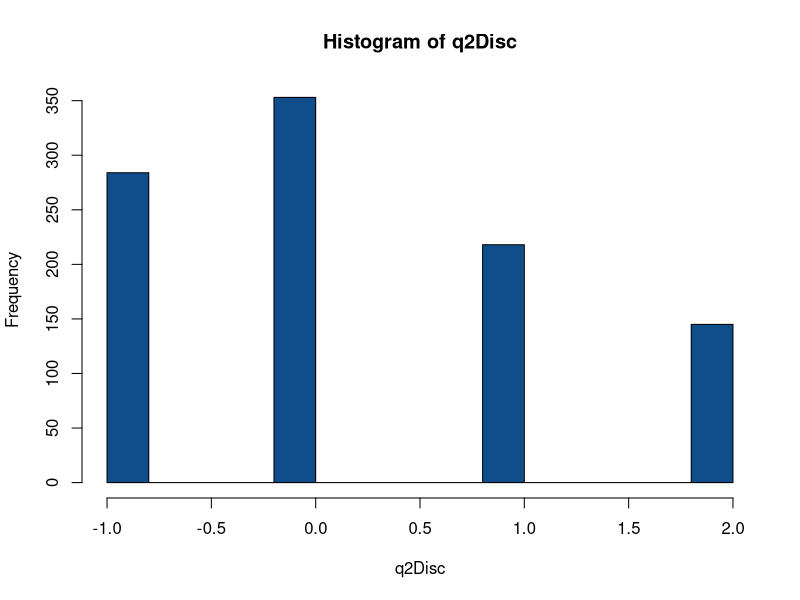
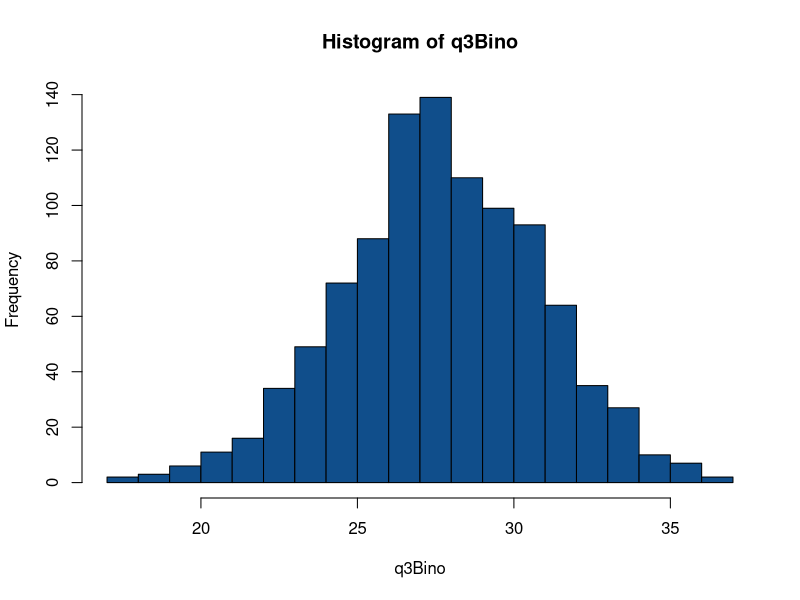
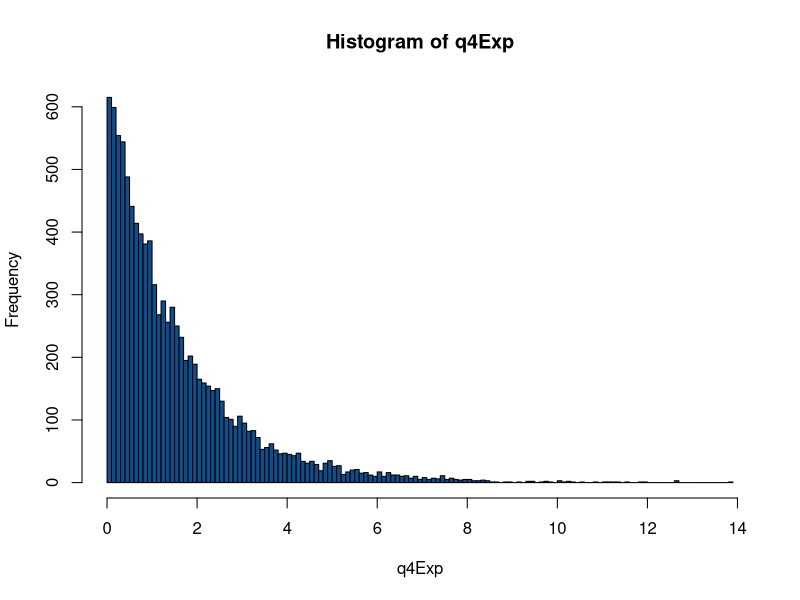

The R source for these figures, in order:
# Project 1

##### Question 1 #####
# a) LGM random number generation
runif <- function(n){
  # set seed
  seed <- as.numeric(Sys.time())*1000
  # initiate the random number series
  x <- c(seed)
  # LGM parameters
  m <- 2^31-1
  a <- 7^5
  b <- 0
  # random number generation
  for(t in 1:n){
    x <- c(x, (a*x[t]+b) %% m)
  }
  # drop the seed
  x <- x[-1]
  # scale to U[0,1]
  return(x/m)
}
q1Unif1 <- runif(1000)
# mean and standard deviation
mean(q1Unif1)
sd(q1Unif1)
# b) random numbers with build-in function
q1Unif2 <- stats::runif(10000, 0, 1)
mean(q1Unif2)
sd(q1Unif2)
# c) compare
table1 <- cbind(mean = c(mean(q1Unif1), mean(q1Unif2)), sd = c(sd(q1Unif1), sd(q1Unif2)))
rownames(table1) <- c("a)", "b)")
table1
# Comparing with the build-in uniformly distributed random number generator, the LGM 
# method generate a uniform distribution that has similar mean and standard deviation. 

##### Question 2 #####
# a) generate random discrete variables
# random discrete distribution function
rdisc <- function(rn, val, p){
  # args: rn is a unified randomly distributed series U[0,1],
  #       val is a list of values,
  #       p is a list of probailities, sum to 1
  stopifnot(sum(p)==1) # check if probabilities sum to 1
  stopifnot(length(val)==length(p)) # check if value and prob match
  # generate 0 series
  output <- rep(0, times = length(rn))
  # initial lower-bound
  lb <- 0
  for (i in 1:length(p)){
    # rewrite upper-bound
    ub <- sum(p[1:i])
    # assign discrete value
    output[rn<=ub & rn>lb] <- val[i]
    # rewrite lower-bound
    lb <- ub
  }
  return(output)
}
# use numbers from 1 to generate discrete distribution
values <- c(-1, 0, 1, 2)
prob <- c(0.3, 0.35, 0.2, 0.15)
q2Disc <- rdisc(q1Unif1, values, prob)
# b) draw histogram and compute mean and standard deviation
# histogram
hist(q2Disc, col = "dodgerblue4")
# mean
mean(q2Disc)
# standard deviation
sd(q2Disc)

##### Question 3 #####
# a) generate 1000 binomial(n = 44, p = 0.64) random variables
# step 1: generate 44*1000 U[0,1]
q3Unif <- matrix(runif(44000), 44, 1000)
# step 2: generate bernoulli(0.64) column-wise
q3Bern <- apply(q3Unif, 2, rdisc, c(0, 1), c(0.36, 0.64))
# step 3: sum each column to gernerate 1000 binomial(n = 44, p = 0.64) random variables
q3Bino <- apply(q3Bern, 2, sum)
# b) histogram
hist(q3Bino, col = "dodgerblue4", breaks = 20)
# find P(X>=40)
sum(q3Bino>=40)/1000
## The exact probability for P(X>= 40) = 0.00004823664. We can expect 0.048 observations
## to be greater than or equal to 40 in 44000 trials, which is close to 0. 

##### Question 4 #####
# a) generate 10000 exp distributed random number
rexp <- function(n, rate){
  output <- -rate*log(1-runif(n))
  return(output)
}
q4Exp <- rexp(10000, 1.5)
# b) compute P(X>=1) and P(X>=4)
sum(q4Exp>=1)/10000
sum(q4Exp>=4)/10000
# c) compute empirical mean and standard deviation of part (a)
mean(q4Exp)
sd(q4Exp)
# draw the histogram
hist(q4Exp, col = "dodgerblue4", breaks = 100)

##### Question 5 #####
# a) generate 5000 U[0, 1]
q5Unif <- runif(5000)
# b) N(0,1): Box-Muller method
rnorm_bmm <- function(n){
  m <- n + n %% 2 # to overwirte odd number
  u0 <- runif(m)
  # split into 2 vectors
  u <- split(u0, rep(1:2, m/2))
  # generate N(0,1)
  z1 <- sqrt(-2*log(u[[1]]))*cos(2*pi*u[[2]])
  z2 <- sqrt(-2*log(u[[1]]))*sin(2*pi*u[[2]])
  output <- c(z1, z2)[1:n]
  return(output)
}
q5Norm1 <- rnorm_bmm(5000)
# c) compute empirical mean and standard deviation of part (b)
mean(q5Norm1)
sd(q5Norm1)
# d) N(0,1): Polar-Marsaglia
rnorm_pmm <- function(n){
  # define the output vector
  output <- c()
  while(length(output)<n){
    m <- n - length(output)
    u0 <- runif(m)
    u <- split(u0, rep(1:2, m/2))
    # Define v1, v2, w
    vw <- as.data.frame(matrix(c(2*u[[1]]-1, 2*u[[2]]-1), m/2, 2))
    vw <- cbind(vw, vw[,1]^2 + vw[,2]^2)
    # select w <= 1
    vw <- vw[vw[,3]<=1,]
    # generate N(0,1)
    z1 <- vw[,1]*sqrt((-2*log(vw[,3]))/vw[,3])
    z2 <- vw[,2]*sqrt((-2*log(vw[,3]))/vw[,3])
    
    output <- c(output, z1, z2)
  }
  return(output)
}
q5Norm2 <- rnorm_pmm(5000)
# e) compute empirical mean and standard deviation of part (d)
mean(q5Norm2)
sd(q5Norm2)
# f) compare run-time efficiency 
# Box-Muller
start1 <- Sys.time()
test1 <- rnorm_bmm(20000)
end1 <- Sys.time()
timer1 <- end1 - start1
# Polar-Marsaglia
start2 <- Sys.time()
test2 <- rnorm_bmm(20000)
end2 <- Sys.time()
timer2 <- end2 - start2
# comparison 
if (timer1<timer2){
  cat("Box-Muller Method is more efficient!\n")
} else {
  cat("Polar-Marsaglia Method is more efficient!\n")
}
# result: Polar-Marsaglia Method is more efficient.
